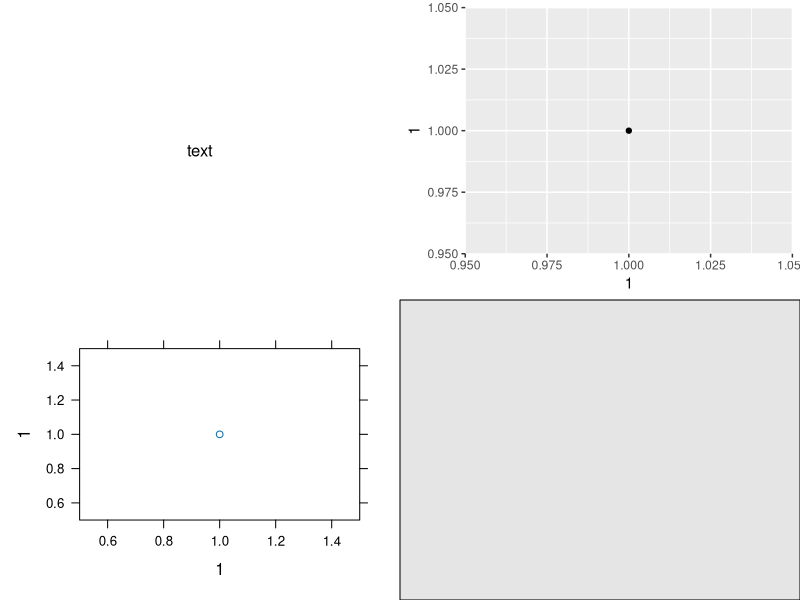
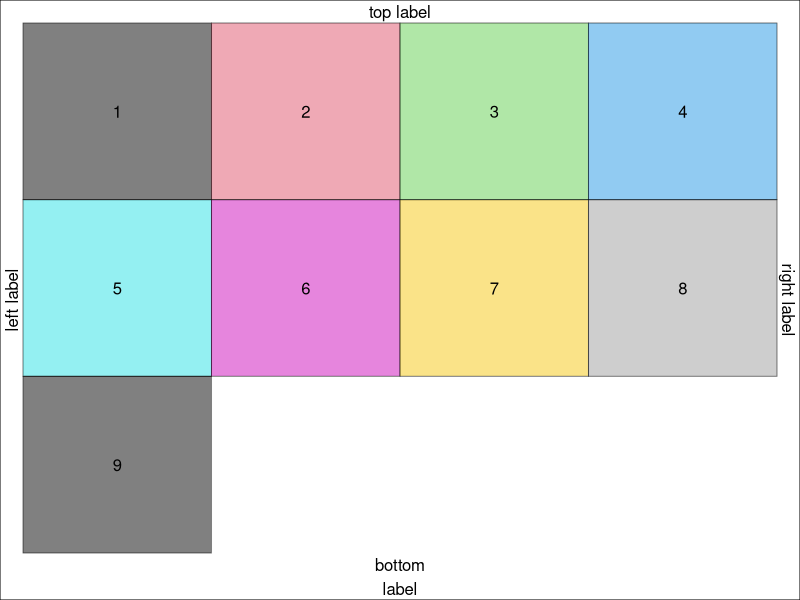
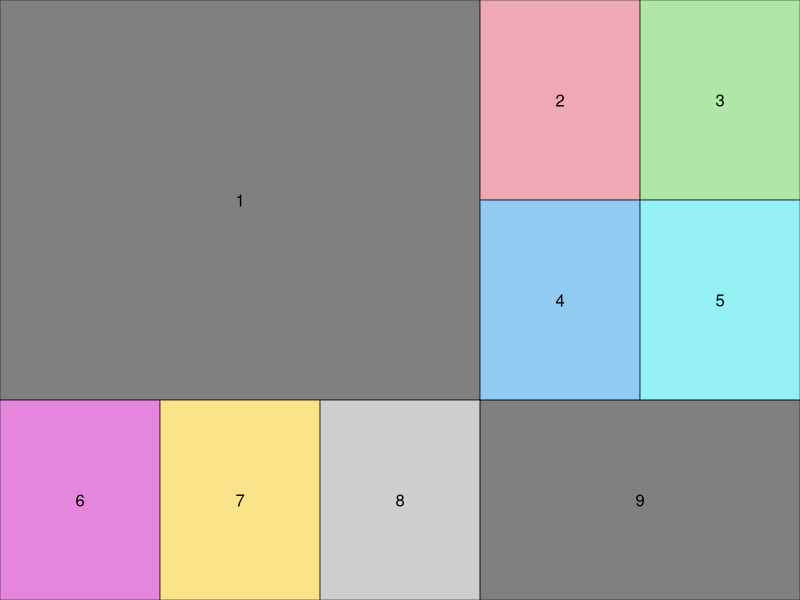
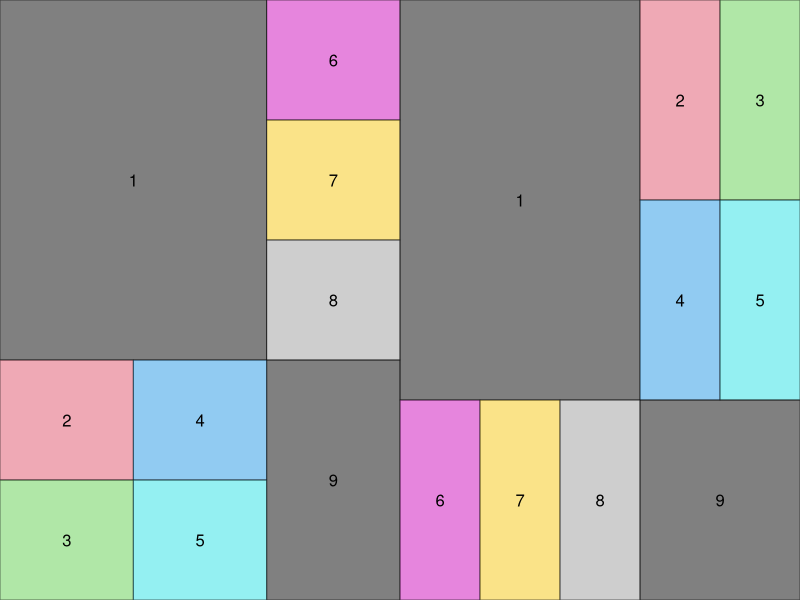
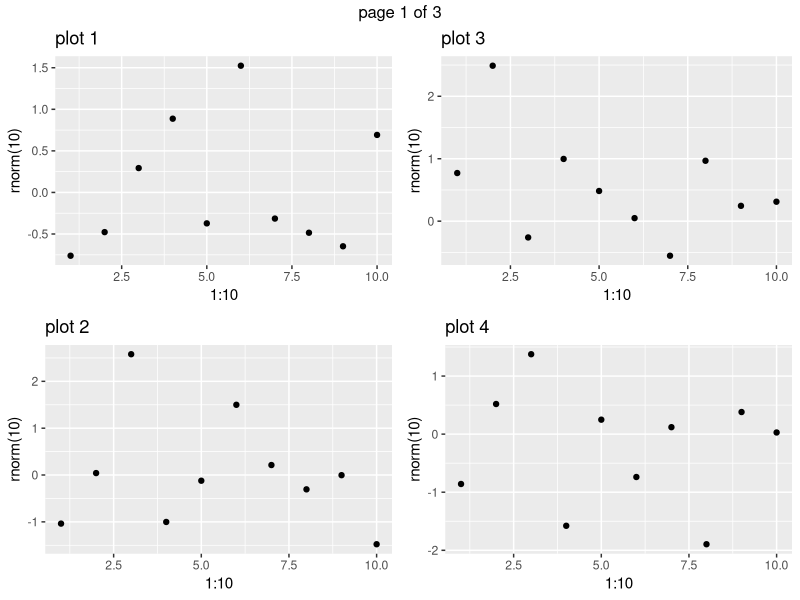
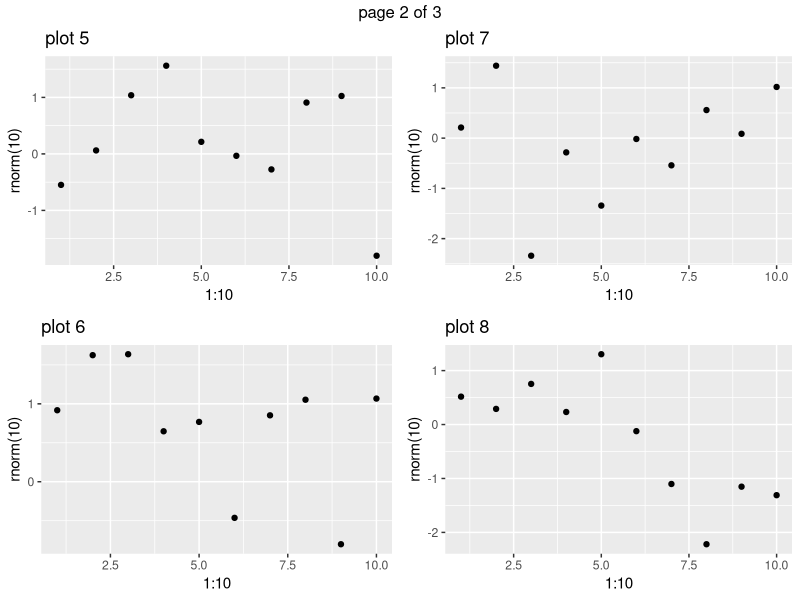
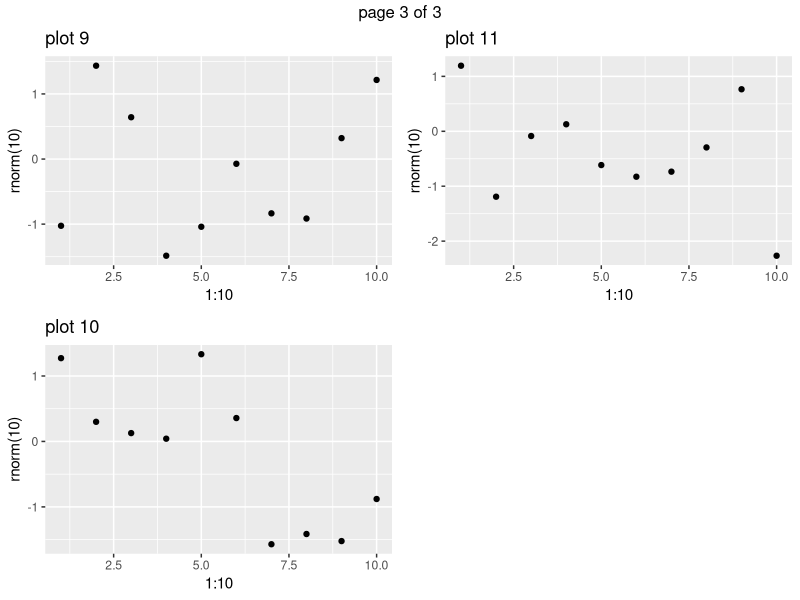

Write R code to recreate these figures, in order.
## ---- chunk 1
library(knitr)
opts_chunk$set(message=FALSE, fig.width=4, fig.height=4)
## ---- chunk 2
library(gridExtra)
library(grid)
library(ggplot2)
library(lattice)
p <- qplot(1,1)
p2 <- xyplot(1~1)
r <- rectGrob(gp=gpar(fill="grey90"))
t <- textGrob("text")
grid.arrange(t, p, p2, r, ncol=2)
## ---- chunk 3
gs <- lapply(1:9, function(ii) 
  grobTree(rectGrob(gp=gpar(fill=ii, alpha=0.5)), textGrob(ii)))
grid.arrange(grobs=gs, ncol=4, 
               top="top label", bottom="bottom\nlabel", 
               left="left label", right="right label")
grid.rect(gp=gpar(fill=NA))
## ---- chunk 4
lay <- rbind(c(1,1,1,2,3),
             c(1,1,1,4,5),
             c(6,7,8,9,9))
grid.arrange(grobs = gs, layout_matrix = lay)
## ---- chunk 5
g1 <- arrangeGrob(grobs = gs, layout_matrix = t(lay))
g2 <- arrangeGrob(grobs = gs, layout_matrix = lay)
grid.arrange(g1, g2, ncol=2)
## ---- chunk 6
pl <- lapply(1:11, function(.x) 
             qplot(1:10, rnorm(10), main=paste("plot",.x)))
ml <- marrangeGrob(pl, nrow=2, ncol=2)
## interactive use; open new devices
ml
## non-interactive use, multipage pdf
## ggsave("multipage.pdf", ml)
